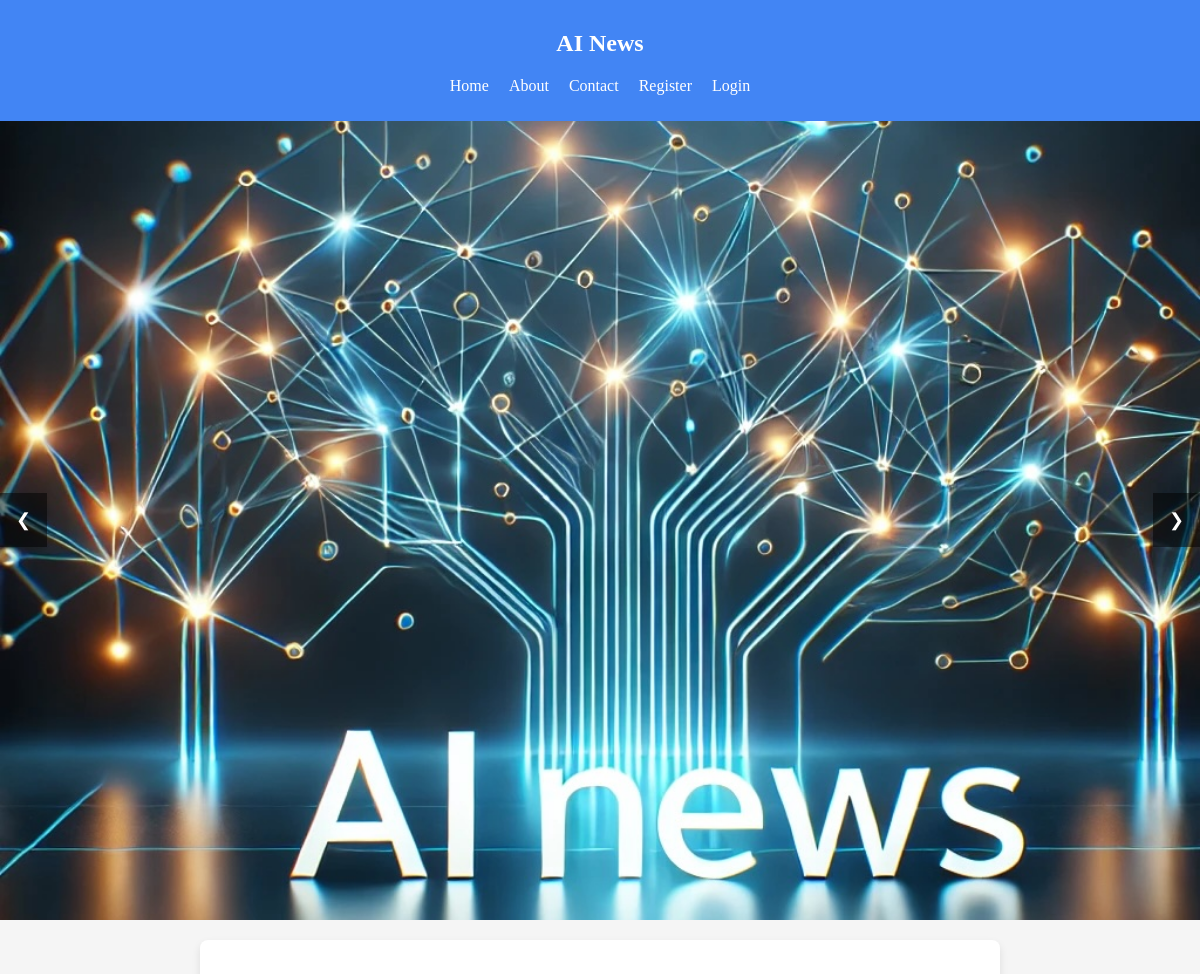
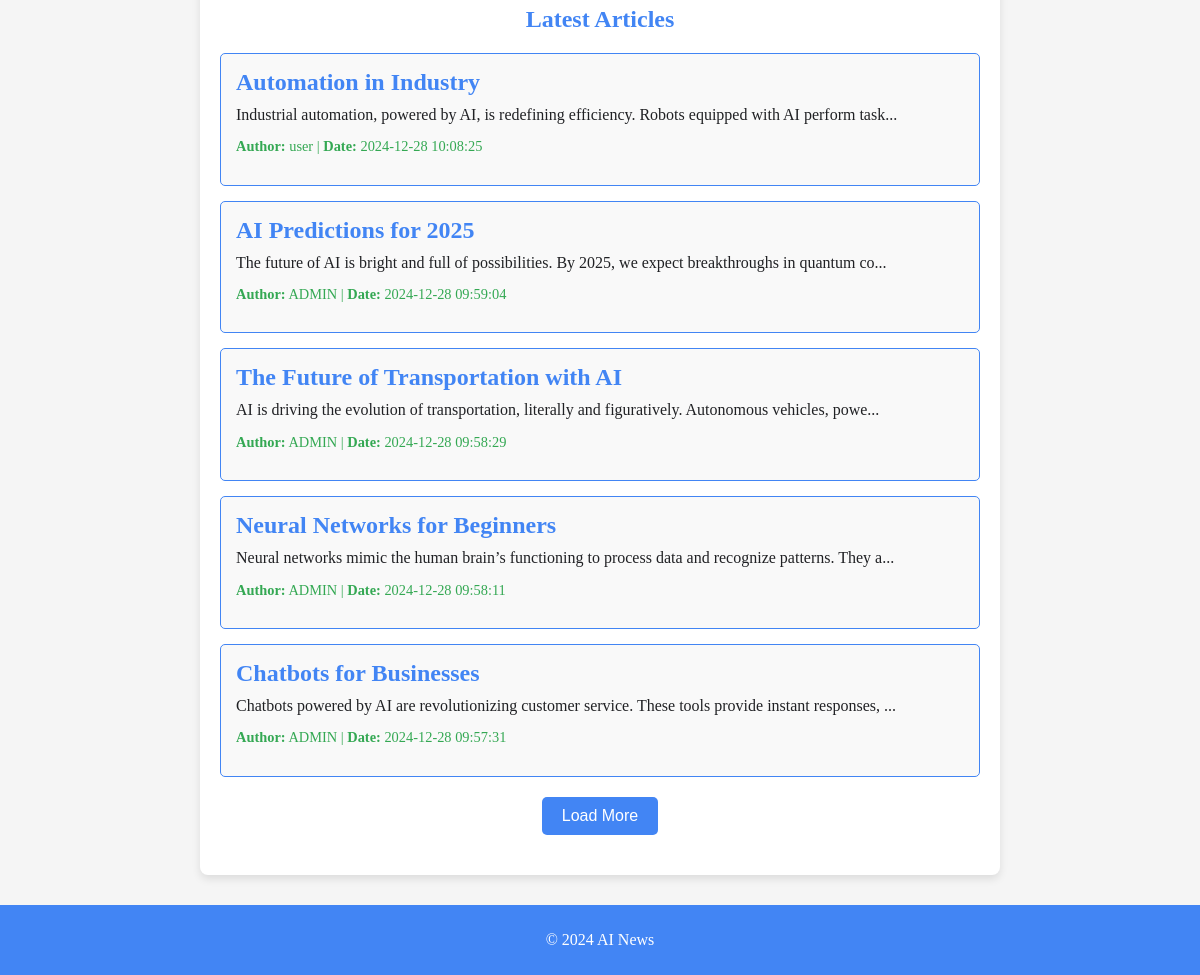
The page / on the database its author committed (2 pictures, top to bottom).
### tables this page shows
CREATE TABLE "posts" (
    id INTEGER PRIMARY KEY AUTOINCREMENT,
    title TEXT NOT NULL,
    content TEXT NOT NULL,
    created_at TIMESTAMP DEFAULT CURRENT_TIMESTAMP,
    user_id INTEGER,
    FOREIGN KEY (user_id) REFERENCES users(id)
);

CREATE TABLE "users" (
    id INTEGER PRIMARY KEY AUTOINCREMENT,
    email TEXT NOT NULL UNIQUE,
    password TEXT NOT NULL,
    name TEXT NOT NULL
);

### controllers/HomeController.php (called while the page is built, shortened)
<?php
class HomeController {
    public function index() {
        $postModel = new PostModel();
        $totalPosts = $postModel->getPostCount();
        $postsPerPage = 5;
        $currentPage = isset($_GET['page']) ? (int)$_GET['page'] : 1;
        $offset = ($currentPage - 1) * $postsPerPage;
        $posts = $postModel->getAllPosts($postsPerPage, $offset);
        $totalPages = ceil($totalPosts / $postsPerPage);
        include 'views/home/index.php';
        include 'views/layouts/layout.php';
    }
}

### init.php (called while the page is built, shortened)
<?php
function getDbConnection() {
    return new SQLite3('/var/www/html/database/ai_news_blog.db');
}

### models/PostModel.php (called while the page is built, shortened)
<?php
class PostModel {
    private $db;
    public function __construct() {
        $this->db = getDbConnection();
    }
    public function getAllPosts($limit = null, $offset = null) {
        $posts = [];
        $query = "
            SELECT posts.*, users.name AS author
            FROM posts
            JOIN users ON posts.user_id = users.id
            ORDER BY posts.created_at DESC
        ";
        if ($limit !== null && $offset !== null) {
            $query .= " LIMIT :limit OFFSET :offset";
            $stmt = $this->db->prepare($query);
            $stmt->bindValue(':limit', $limit, SQLITE3_INTEGER);
            $stmt->bindValue(':offset', $offset, SQLITE3_INTEGER);
        } else {
            $stmt = $this->db->prepare($query);
        }
        $results = $stmt->execute();
        if ($results) {
            while ($row = $results->fetchArray(SQLITE3_ASSOC)) {
                $posts[] = $row;
            }
        }
        return $posts;
    }
    public function getPostCount() {
        $result = $this->db->querySingle('SELECT COUNT(*) as count FROM posts');
        return $result;
    }
}

### views/home/news_list.php (the view)
<section class="news-section">
  <h2 class="section-title">Latest Articles</h2>
  <ul class="news-list" id="post-list">
    <?php if (!empty($posts)): ?>
      <?php foreach ($posts as $post): ?>
        <li class="news-item">
          <a href="/posts/<?php echo urlencode($post['id']); ?>" class="news-link">
            <h3 class="news-title"><?php echo htmlspecialchars($post['title']); ?></h3>
            <p class="news-content"><?php echo nl2br(htmlspecialchars(substr($post['content'], 0, 100))); ?>...</p>
            <p class="news-meta">
              <span class="news-author"><strong>Author:</strong> <?php echo htmlspecialchars($post['author']); ?></span> |
              <span class="news-date"><strong>Date:</strong> <?php echo htmlspecialchars($post['created_at']); ?></span>
            </p>
          </a>
        </li>
      <?php endforeach; ?>
    <?php else: ?>
      <li class="news-item no-articles">No articles available.</li>
    <?php endif; ?>
  </ul>
  <?php if ($totalPages > 1): ?>
    <button id="load-more" class="load-more" data-page="1">Load More</button>
  <?php endif; ?>
</section>

### css/styles.css (style rules this page uses)
:root { --primary-color: #4285F4; --secondary-color: #34A853; --accent-color: #FBBC05; --background-color: #F5F5F5; --text-color: #202124; }
body { background-color: var(--background-color); color: var(--text-color); margin: 0; }
@media (min-width: 600px) { body { font-size: 16px; } }
.load-more { padding: 10px 20px; border: none; border-radius: 5px; background-color: var(--primary-color); color: white; font-size: 16px; cursor: pointer; display: block; margin: 20px auto; }
section { width: 100%; max-width: 1200px; margin: 0 auto; padding: 20px; box-sizing: border-box; }
.news-section { max-width: 1200px; margin: 20px auto; padding: 20px; background-color: #fff; border-radius: 8px; box-shadow: 0 4px 8px rgba(0, 0, 0, 0.1); }
.section-title { margin-bottom: 20px; color: var(--primary-color); text-align: center; }
.news-list { list-style: none; padding: 0; margin: 0; display: flex; flex-direction: column; gap: 15px; }
.news-item { padding: 15px; border: 1px solid var(--primary-color); border-radius: 5px; background-color: #f9f9f9; transition: transform 0.3s ease-in-out; }
.news-link { text-decoration: none; color: inherit; display: block; }
.news-title { font-size: 1.5em; color: var(--primary-color); margin: 0; }
.news-content { font-size: 1em; color: var(--text-color); margin: 10px 0; }
.news-meta { font-size: 0.9em; color: var(--secondary-color); }
.load-more { display: block; margin: 20px auto; padding: 10px 20px; background-color: var(--primary-color); color: white; border: none; border-radius: 5px; cursor: pointer; }

### rows shown on the page
posts: title "Automation in Industry", content "Industrial automation, powered by AI, is redefining efficiency. Robots equipped with AI perform task", user.name "user", created_at "2024-12-28 10:08:25"
posts: title "AI Predictions for 2025", content "The future of AI is bright and full of possibilities. By 2025, we expect breakthroughs in quantum co", user.name "ADMIN", created_at "2024-12-28 09:59:04"
posts: title "The Future of Transportation with AI", content "AI is driving the evolution of transportation, literally and figuratively. Autonomous vehicles, powe", user.name "ADMIN", created_at "2024-12-28 09:58:29"
posts: title "Neural Networks for Beginners", content "Neural networks mimic the human brain’s functioning to process data and recognize patterns. They a", user.name "ADMIN", created_at "2024-12-28 09:58:11"
posts: title "Chatbots for Businesses", content "Chatbots powered by AI are revolutionizing customer service. These tools provide instant responses,", user.name "ADMIN", created_at "2024-12-28 09:57:31"
